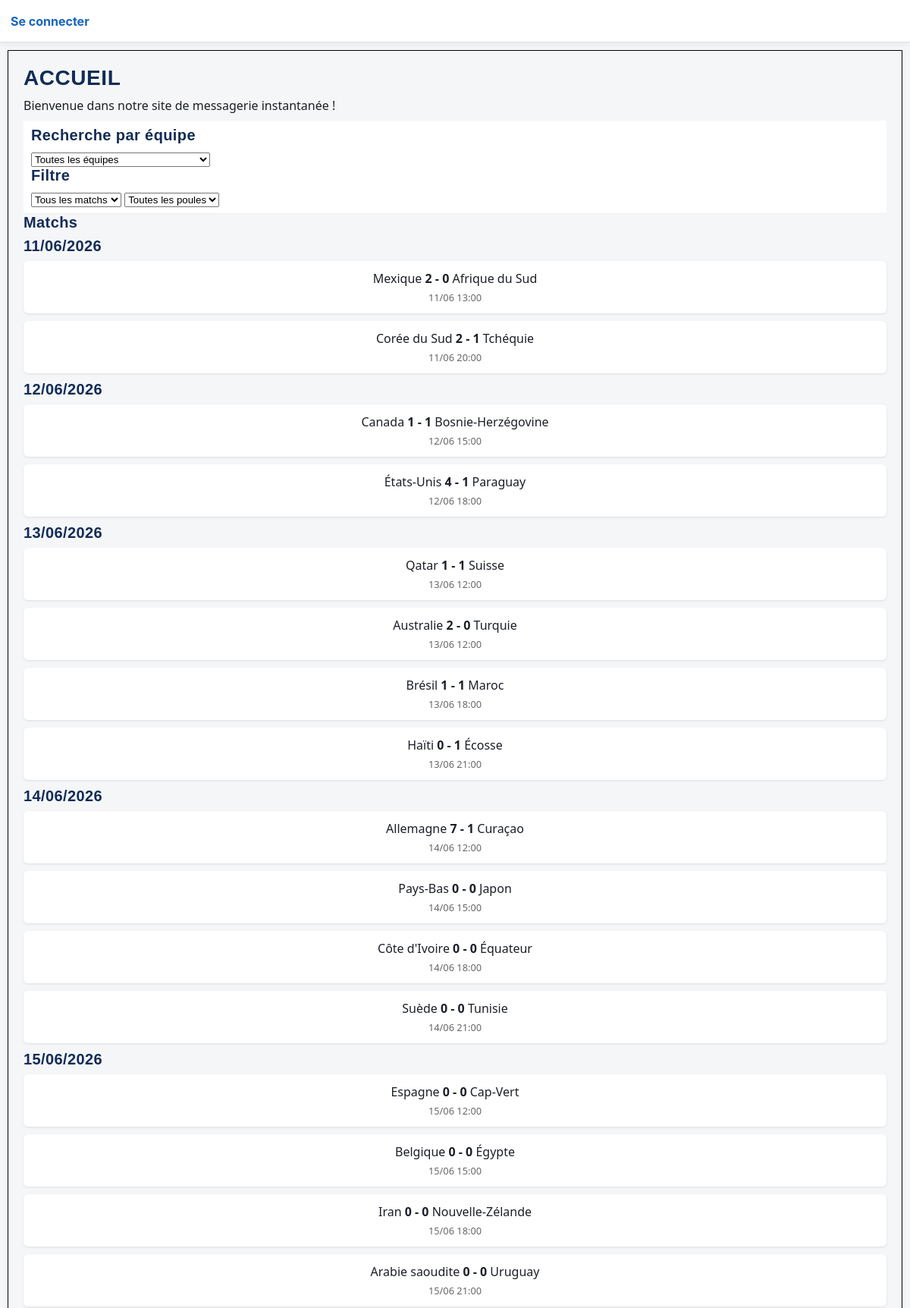
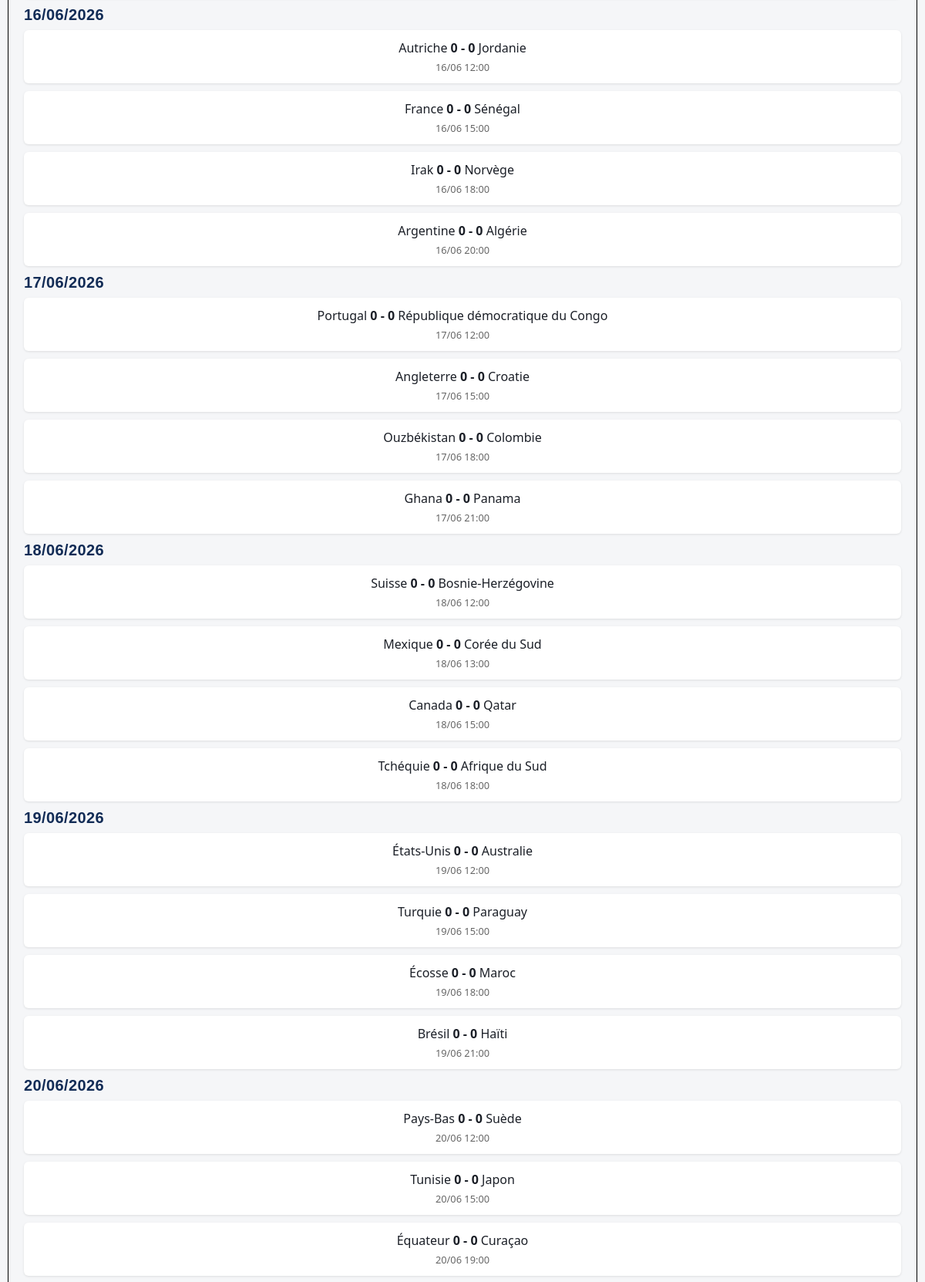
The page / (upper part) on the database its author committed (2 pictures, top to bottom).
### tables this page shows
CREATE TABLE `MATCHS` (
  `id` int NOT NULL,
  `date_match` datetime NOT NULL,
  `equipe_dom_id` int DEFAULT NULL,
  `equipe_ext_id` int DEFAULT NULL,
  `score_dom` int DEFAULT '0',
  `score_ext` int DEFAULT '0',
  `mvpfifa_id` int NOT NULL DEFAULT '-1'
);

CREATE TABLE `EQUIPE` (
  `id` int NOT NULL,
  `nom` varchar(100) NOT NULL,
  `pays` varchar(100) NOT NULL,
  `poule` varchar(10) DEFAULT NULL,
  `image_drapeau` varchar(255) NOT NULL
);

### libs/maLibSQL.pdo.php (called while the page is built, shortened)
<?php
function SQLSelect($sql)
{
 	global $BDD_host;
	global $BDD_base;
 	global $BDD_user;
 	global $BDD_password;
	try {
		$dbh = new PDO("mysql:host=$BDD_host;dbname=$BDD_base", $BDD_user, $BDD_password);
	} catch (PDOException $e) {
		die("<font color=\"red\">SQLSelect: Erreur de connexion : " . $e->getMessage() . "</font>");
	}
	$dbh->exec("SET CHARACTER SET utf8");
	$res = $dbh->query($sql);
	$num = $res->rowCount();
	if ($num==0) return false;
	else return $res;
}
function parcoursRs($result)
{
	$result->setFetchMode(PDO::FETCH_ASSOC);
	while ($ligne = $result->fetch())
		$tab[]= $ligne;
	return $tab;
}
?>

### libs/modele.php (called while the page is built, shortened)
<?php
include_once(__DIR__ . "/maLibSQL.pdo.php");
function listerPoules()
{
    return parcoursRS(SQLSelect("SELECT DISTINCT poule FROM EQUIPE
                                 WHERE poule IS NOT NULL ORDER BY poule"));
}
function listerMatchsFiltres($poule = '', $vus = false, $idUser = null)
{
    $sql = "SELECT m.id, e1.nom AS equipe_dom, e2.nom AS equipe_ext,
                   m.score_dom, m.score_ext, m.date_match
            FROM MATCHS m
            JOIN EQUIPE e1 ON m.equipe_dom_id = e1.id
            JOIN EQUIPE e2 ON m.equipe_ext_id = e2.id";
    $sql .= " WHERE 1=1";
    $sql .= " ORDER BY m.date_match ASC";
    return parcoursRS(SQLSelect($sql));
}
function listerEquipes()
{
    $SQL = "SELECT id, nom FROM EQUIPE ORDER BY nom";
    return parcoursRs(SQLSelect($SQL));
}
?>

### templates/accueil.php (the view, shortened to what this page needs)
<div id="corps">
<h1>Accueil</h1>
<p>Bienvenue dans notre site de messagerie instantanée !</p>
<?php
include_once("libs/modele.php");
$equipes = listerEquipes();
$poules  = listerPoules();
?>
<div class="controles-accueil">
<h2>Recherche par équipe</h2>
<form method="get" action="index.php">
    <select name="equipe_id" onchange="this.form.submit()">
        <option value="">Toutes les équipes</option>
    </select>
</form>
<?php
if (!isset($_GET['equipe_id']) || $_GET['equipe_id'] == "") { ?>
    <h2>Filtre</h2>
    <form method="get" action="index.php" style="display:inline">
        <select name="filtre" onchange="this.form.submit()">
            <option value="">Tous les matchs</option>
        </select>
        <select name="poule" onchange="this.form.submit()">
            <option value="">Toutes les poules</option>
        </select>
    </form>
<?php } ?>
</div>
<h2>Matchs</h2>
<?php
function afficherCarteMatch($match) {
    echo "<div class='match-card'>";
    echo "<a href='index.php?view=notation&id=".$match['id']."'>";
    echo "<span class='team-name'>" . $match['equipe_dom'] . "</span>";
    echo " <strong class='score'>" . ($match['score_dom'] !== null ? $match['score_dom'] : '-') . " - " . ($match['score_ext'] !== null ? $match['score_ext'] : '-') . "</strong> ";
    echo "<span class='team-name'>" . $match['equipe_ext'] . "</span>";
    echo "<div class='match-time'>" . date('d/m H:i', strtotime($match['date_match'])) . "</div>";
    echo "</a>";
    echo "</div>";
}
if (isset($_GET['equipe_id']) && $_GET['equipe_id'] != "")
{
    $tousLesMatchs = listerMatchsEquipe((int)$_GET['equipe_id']); ?>
    <h2>Tous les matchs de l'équipe</h2>
    <div class="liste">
    <?php
    foreach($tousLesMatchs as $match)
    {
        afficherCarteMatch($match);
    }
    ?>
    </div>
<?php }
else
{
    $idUser = valider("idUser", "SESSION");
    $vus    = (valider("filtre") == "vus");
    $poule  = valider("poule");
    $tousLesMatchs = listerMatchsFiltres($poule, $vus, $idUser);
    $aujourdhui   = date('Y-m-d');
    $dateCourante = null;
    ?>
    <div class="liste">
    <?php foreach ($tousLesMatchs as $match):
        $jour = date('Y-m-d', strtotime($match['date_match']));
        if ($jour !== $dateCourante):
            $dateCourante  = $jour;
            $estAujourdhui = ($jour === $aujourdhui);
    ?>
        <h2 <?= $estAujourdhui ? 'id="aujourdhui"' : '' ?>>
            <?= $estAujourdhui ? "Aujourd'hui" : date('d/m/Y', strtotime($jour)) ?>
        </h2>
    <?php endif; ?>
        <?php afficherCarteMatch($match); ?>
    <?php endforeach; ?>
    </div>
<?php } ?>
</div>

### css/style.css (style rules this page uses)
body { padding-top:56px; padding-bottom:70px; }
#corps { border :1px solid black; padding:20px; margin:10px; }
.controles-accueil { position: sticky; top: 56px; background: #fff; z-index: 500; padding: 8px 10px; border-bottom: 1px solid #eee; }
:root { --color-primary: #122C56; --color-primary-light: #2C5AA0; --color-accent: #F0A202; --color-success: #2E8B57; --color-danger: #D7263D; --color-bg: #F5F6F8; --color-surface: #FFFFFF; --color-border: #E2E5EA; --color-text: #1B1F27; --color-text-muted: #6B7280; --color-on-primary: #FFFFFF; --font-display: 'Oswald', sans-serif; --font-body: 'Work Sans', system-ui, sans-serif; --container-width: 480px; --nav-height: 64px; --radius-sm: 6px; --radius-md: 12px; --radius-lg: 20px; --shadow-card: 0 2px 10px rgba(18, 44, 86, 0.08); --space-xs: 4px; --space-sm: 8px; --space-md: 16px; --space-lg: 24px; --space-xl: 32px; }
*, *::before, *::after { box-sizing: border-box; }
body { margin: 0; font-family: var(--font-body); color: var(--color-text); background: var(--color-bg); -webkit-font-smoothing: antialiased; }
h1, h2, h3, h4 { font-family: var(--font-display); font-weight: 600; margin: 0 0 var(--space-sm); letter-spacing: 0.02em; color: var(--color-primary); }
h1 { font-size: 28px; text-transform: uppercase; }
h2 { font-size: 20px; }
p { margin: 0 0 var(--space-sm); line-height: 1.5; }
a { color: var(--color-primary-light); text-decoration: none; }
.match-card { padding: var(--space-md); }
.match-card { background: #ffffff; padding: 12px; border-radius: 6px; margin-bottom: 10px; text-align: center; box-shadow: 0 1px 3px rgba(0,0,0,0.1); transition: transform 0.2s; }
.match-card a { text-decoration: none; color: inherit; display: block; }
.match-time { font-size: 0.8rem; color: #666; margin-top: 5px; }

### rows shown on the page
matchs: date_match "11/06/2026", equipe_dom.nom "Mexique", score_dom "2", score_ext "0", equipe_ext.nom "Afrique du Sud", date_match "11/06 13:00"
matchs: equipe_dom.nom "Corée du Sud", score_dom "2", score_ext "1", equipe_ext.nom "Tchéquie", date_match "11/06 20:00"
matchs: date_match "12/06/2026", equipe_dom.nom "Canada", score_dom "1", score_ext "1", equipe_ext.nom "Bosnie-Herzégovine", date_match "12/06 15:00"
matchs: equipe_dom.nom "États-Unis", score_dom "4", score_ext "1", equipe_ext.nom "Paraguay", date_match "12/06 18:00"
matchs: date_match "13/06/2026", equipe_dom.nom "Qatar", score_dom "1", score_ext "1", equipe_ext.nom "Suisse", date_match "13/06 12:00"
matchs: equipe_dom.nom "Australie", score_dom "2", score_ext "0", equipe_ext.nom "Turquie", date_match "13/06 12:00"
matchs: equipe_dom.nom "Brésil", score_dom "1", score_ext "1", equipe_ext.nom "Maroc", date_match "13/06 18:00"
matchs: equipe_dom.nom "Haïti", score_dom "0", score_ext "1", equipe_ext.nom "Écosse", date_match "13/06 21:00"
matchs: date_match "14/06/2026", equipe_dom.nom "Allemagne", score_dom "7", score_ext "1", equipe_ext.nom "Curaçao", date_match "14/06 12:00"
matchs: equipe_dom.nom "Pays-Bas", score_dom "0", score_ext "0", equipe_ext.nom "Japon", date_match "14/06 15:00"
matchs: equipe_dom.nom "Côte d'Ivoire", score_dom "0", score_ext "0", equipe_ext.nom "Équateur", date_match "14/06 18:00"
matchs: equipe_dom.nom "Suède", score_dom "0", score_ext "0", equipe_ext.nom "Tunisie", date_match "14/06 21:00"
matchs: date_match "15/06/2026", equipe_dom.nom "Espagne", score_dom "0", score_ext "0", equipe_ext.nom "Cap-Vert", date_match "15/06 12:00"
matchs: equipe_dom.nom "Belgique", score_dom "0", score_ext "0", equipe_ext.nom "Égypte", date_match "15/06 15:00"
matchs: equipe_dom.nom "Iran", score_dom "0", score_ext "0", equipe_ext.nom "Nouvelle-Zélande", date_match "15/06 18:00"
matchs: equipe_dom.nom "Arabie saoudite", score_dom "0", score_ext "0", equipe_ext.nom "Uruguay", date_match "15/06 21:00"
matchs: date_match "16/06/2026", equipe_dom.nom "Autriche", score_dom "0", score_ext "0", equipe_ext.nom "Jordanie", date_match "16/06 12:00"
matchs: equipe_dom.nom "France", score_dom "0", score_ext "0", equipe_ext.nom "Sénégal", date_match "16/06 15:00"
matchs: equipe_dom.nom "Irak", score_dom "0", score_ext "0", equipe_ext.nom "Norvège", date_match "16/06 18:00"
matchs: equipe_dom.nom "Argentine", score_dom "0", score_ext "0", equipe_ext.nom "Algérie", date_match "16/06 20:00"
matchs: date_match "17/06/2026", equipe_dom.nom "Portugal", score_dom "0", score_ext "0", equipe_ext.nom "République démocratique du Congo", date_match "17/06 12:00"
matchs: equipe_dom.nom "Angleterre", score_dom "0", score_ext "0", equipe_ext.nom "Croatie", date_match "17/06 15:00"
matchs: equipe_dom.nom "Ouzbékistan", score_dom "0", score_ext "0", equipe_ext.nom "Colombie", date_match "17/06 18:00"
matchs: equipe_dom.nom "Ghana", score_dom "0", score_ext "0", equipe_ext.nom "Panama", date_match "17/06 21:00"
matchs: date_match "18/06/2026", equipe_dom.nom "Suisse", score_dom "0", score_ext "0", equipe_ext.nom "Bosnie-Herzégovine", date_match "18/06 12:00"
matchs: equipe_dom.nom "Mexique", score_dom "0", score_ext "0", equipe_ext.nom "Corée du Sud", date_match "18/06 13:00"
matchs: equipe_dom.nom "Canada", score_dom "0", score_ext "0", equipe_ext.nom "Qatar", date_match "18/06 15:00"
matchs: equipe_dom.nom "Tchéquie", score_dom "0", score_ext "0", equipe_ext.nom "Afrique du Sud", date_match "18/06 18:00"
matchs: date_match "19/06/2026", equipe_dom.nom "États-Unis", score_dom "0", score_ext "0", equipe_ext.nom "Australie", date_match "19/06 12:00"
matchs: equipe_dom.nom "Turquie", score_dom "0", score_ext "0", equipe_ext.nom "Paraguay", date_match "19/06 15:00"
matchs: equipe_dom.nom "Écosse", score_dom "0", score_ext "0", equipe_ext.nom "Maroc", date_match "19/06 18:00"
matchs: equipe_dom.nom "Brésil", score_dom "0", score_ext "0", equipe_ext.nom "Haïti", date_match "19/06 21:00"
matchs: date_match "20/06/2026", equipe_dom.nom "Pays-Bas", score_dom "0", score_ext "0", equipe_ext.nom "Suède", date_match "20/06 12:00"
matchs: equipe_dom.nom "Tunisie", score_dom "0", score_ext "0", equipe_ext.nom "Japon", date_match "20/06 15:00"
matchs: equipe_dom.nom "Équateur", score_dom "0", score_ext "0", equipe_ext.nom "Curaçao", date_match "20/06 19:00"
